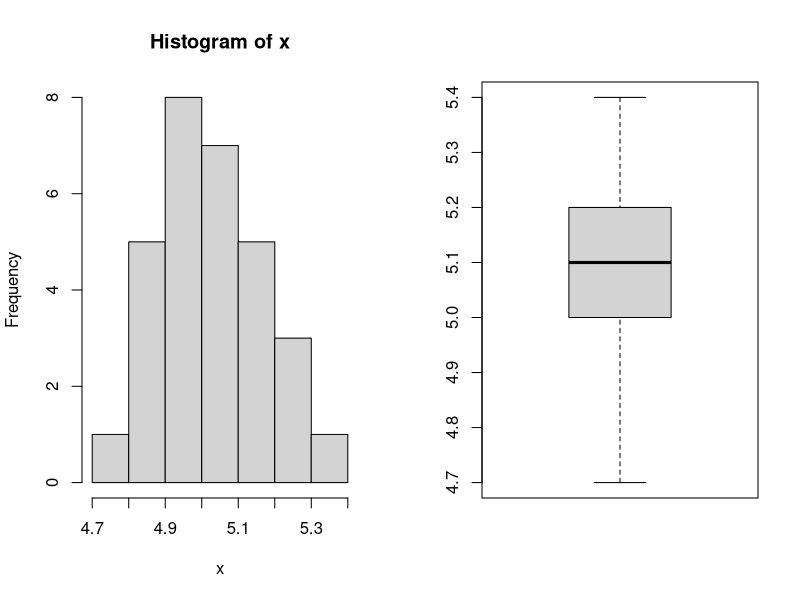
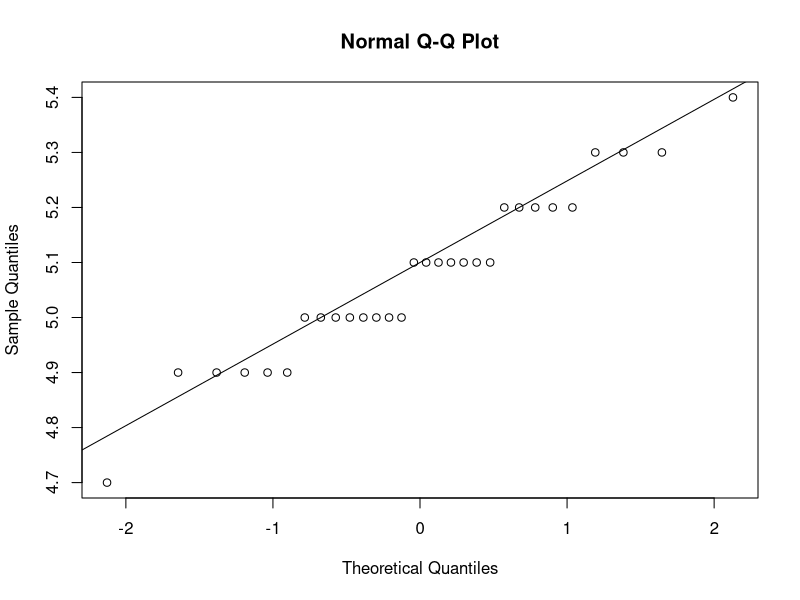

The R source for these figures, in order: (Note: this script raises an error after producing the figures.)
# Example_1
# One sample problem
x=c(203,168,187,235,197,163,214,233,179,185,197,216)
y=sum(x>195)
binom.test(y,length(x),alternative = "greater")
# Example 2
x=c(15.4,16.4,17.3,18.2,19.2,20.9,22.7,23.6,24.5)
wilcox.test(x,mu=20)
# Example 3
x=c(0.59,0.72,0.47,0.43,0.31,0.56,0.22,0.90,0.96,0.78)
ks.test(x,"punif")

#.................. test for normality........
x=c(5,5,5.3,4.9,5,5.2,5.2,4.9,4.9,5,4.7,5,5,5.1,5.2,4.9,5.1,5.4,5.1,5.1,
    4.9,5.1,5.1,5.3,5.2,5.3,5,5.1,5,5.2)
par(mfrow=c(1,2))
hist(x)
boxplot(x)
par(mfrow=c(1,1))
qqnorm(x)
qqline(x)
# Shapiro-Wilk test
shapiro.test(x)
# Shapiro-Francia Test 
sf.test(x)
# The Cramer-von Mises test
cvm.test(x)
# Anderson-Darling Test
ad.test(x)
# D'Agostino Normality Test
install.packages("fBasics")
library(fBasics)
dagoTest(x)

# Lilliefors Test for Normality
install.packages("nortest")
library(nortest)
lillie.test(x)

# Example 4
# Comparing two populations
# 1. Two independent samples
x=c(1011.07,1066.82,610.8,1111.44,955.68,1203.84,1600.32,555.9,1302.95,182.34,1233.2,1402.09)
y=c(496.44,541.76,1562.01,2515.12,1133.99,300.33,482.55,503.22,2744.23,1232.22)
wilcox.test(x,y)
ks.test(x,y)
wilcox.test(x,y,alt="greater")

# Example_5
# Paired data
x=c(1.83,0.50,1.62,2.48,1.68,1.88,1.55,3.06,1.30)
y=c(0.878,0.647,0.598,2.05,1.06,1.29,1.06,3.14,1.29)
# Wilcoxon signed rank test
wilcox.test(x,y,paired = T, alt="greater")

# sign test
#library(BSDA)
#SIGN.test(x,y,md=0,alternative = "greater", conf.level = 0.95)

#shapiro.test(x-y)
#t.test(x,y,paired = T, alternative = "greater")

# Example_6
# Testing equality of two DFs
x=c(40,30,40,45,55,30)
y=c(50,50,45,55,60,40)
ks.test(x,y)

# Example_7
y=c(17,19,20,21,18,16,16,19,21,23,22,20,19)
University=as.factor(c(rep("A",5),rep("B",3),rep("C",5)));University
d=data.frame(y,University);d
kruskal.test(y~University,data=d)

# Example_8
A=as.table(rbind(c(10,8),c(15,17),c(30,20)));A
dimnames(A)=list(Income=c("less than 30,000", "30,000-50,000", "more than 50,000"),
                 Res_Status=c("Homeowner","Renter"))
chisq.test(A)
chisq.test(A)$observed
chisq.test(A)$expected


a=c(5,3,1,2,4)
b=c(3,1,5,4,2)
cor(a,b,method="kendall")

cor.test(a,b,method="kendall")

# Some other nonparametric tests
# Nonparametric test for two way ANOVA with one observations per cell
y=c(8,10,6,8,3,4,5,4,7,8,6,7)
Fertilizer=as.factor(rep(1:4,each=3))
Variety=as.factor(rep(c("A","B","C"),times=4))
d=data.frame(y,Fertilizer,Variety)
friedman.test(y,Fertilizer,Variety)

friedman.test(y~Fertilizer|Variety)

#.....Test for equality of variances

x=c(0,14,18,0,31,0,0,0,11,0)
y=c(37,42,12,32,105,84,15,47,51,65)
d=stack(list(x=x,y=y))
names(d)
# Levene's test
library(car)
leveneTest(d$values,d$ind)

# Fligner-Killeen Test of homogeneity 
fligner.test(d$values~d$ind, data=d)
